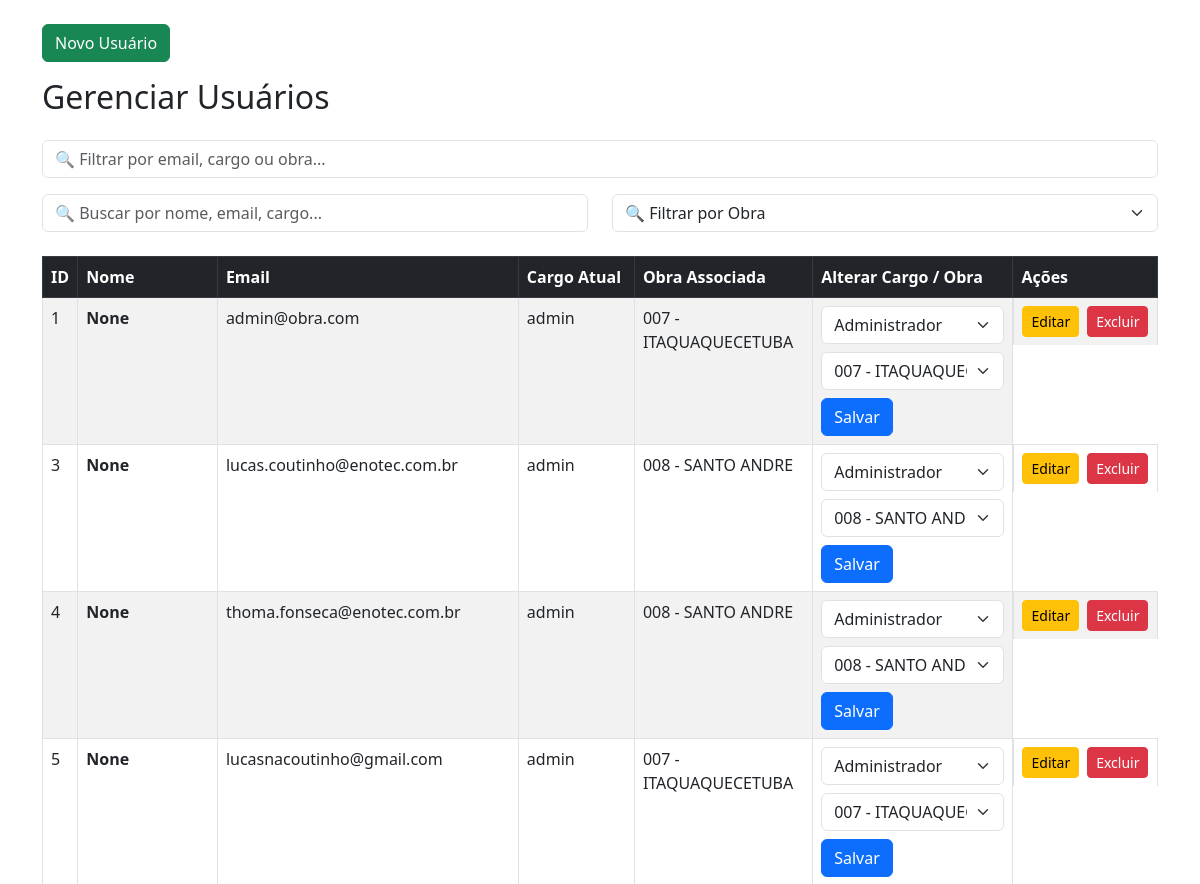
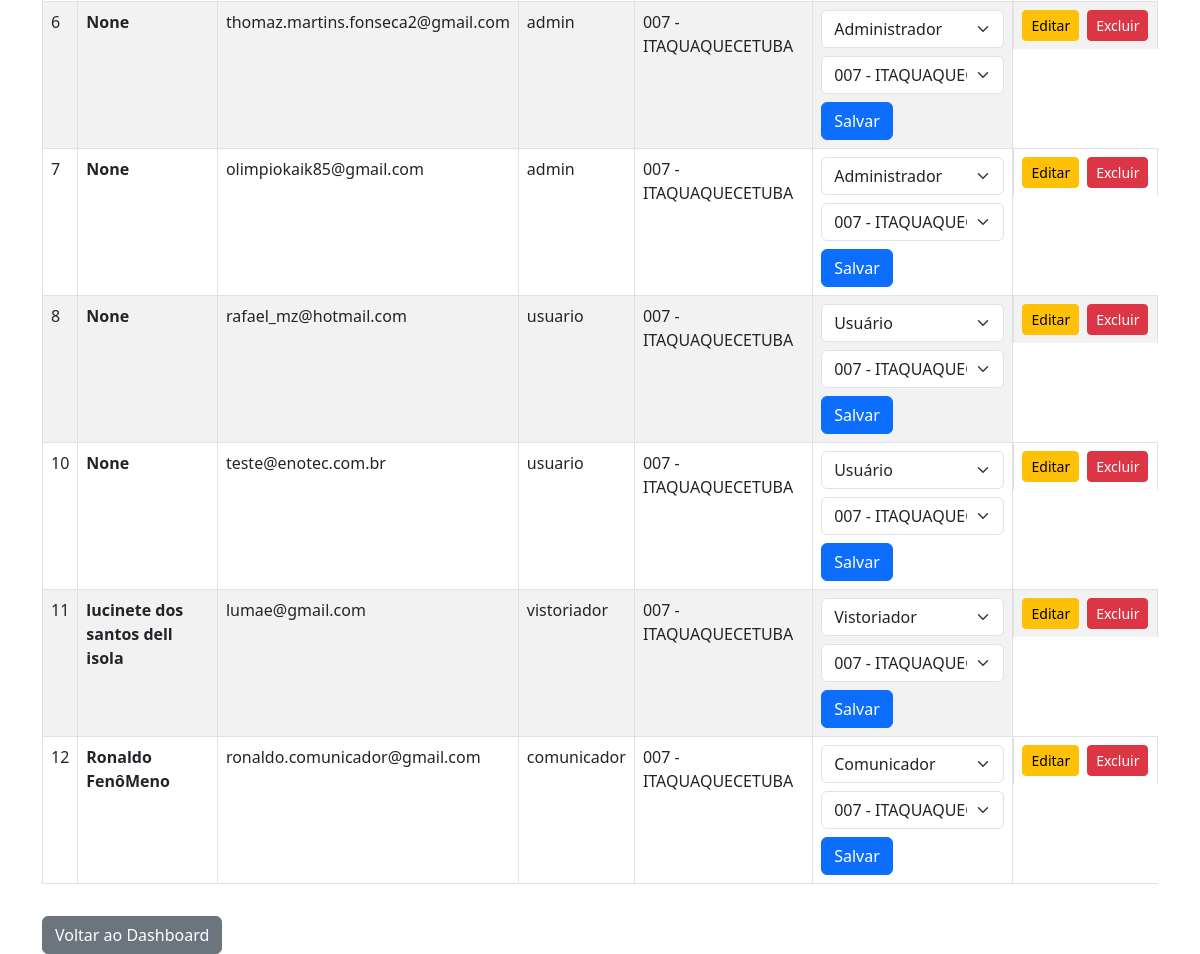
Page /gerenciar-usuarios (signed in) on the committed database (2 pictures, top to bottom).
### app/models.py (models this page shows)
class User(db.Model):
    id = db.Column(db.Integer, primary_key=True)
    nome = db.Column(db.String(100), nullable=True)  # <-- temporariamente
    email = db.Column(db.String(120), unique=True, nullable=False)
    password = db.Column(db.String(120), nullable=False)
    cargo = db.Column(db.String(50), default="usuario")
    obra_id = db.Column(db.Integer, db.ForeignKey('obra.id'))
    obra = db.relationship('Obra', backref='usuarios')

class Obra(db.Model):
    id = db.Column(db.Integer, primary_key=True)
    nome = db.Column(db.String(100), nullable=False)
    descricao = db.Column(db.Text)
    endereco = db.Column(db.String(255))
    responsavel = db.Column(db.String(100))
    data_inicio = db.Column(db.Date)
    data_fim = db.Column(db.Date)
    criado_em = db.Column(db.DateTime, default=datetime.utcnow)

### app/auth/routes.py (the view, shortened to what this page needs)
@auth_bp.route('/gerenciar-usuarios', methods=['GET', 'POST'])
def gerenciar_usuarios():
    if 'usuario' not in session:
        return redirect('/login')
    user = User.query.filter_by(email=session['usuario']).first()
    if user.cargo != 'admin':
        return 'Acesso negado', 403
    usuarios = User.query.all()
    obras = Obra.query.all()
    return  render_template('usuarios/gerenciar_usuarios.html', usuarios=usuarios, obras=obras)

### templates/usuarios/gerenciar_usuarios.html (shortened to what this page needs)
<!DOCTYPE html>
<html lang="pt-br">
<head>
  <link rel="stylesheet" href="https://cdn.jsdelivr.net/npm/bootstrap@5.3.0/dist/css/bootstrap.min.css" />
</head>
<body>
<div class="container mt-4">
  <button class="btn btn-success mb-3" data-bs-toggle="modal" data-bs-target="#modalNovoUsuario">
    Novo Usuário
  </button>
  <h2 class="mb-4">Gerenciar Usuários</h2>
<div class="mb-3">
  <input type="text" id="filtroUsuarios" class="form-control" placeholder="🔍 Filtrar por email, cargo ou obra..." onkeyup="filtrarUsuarios()">
</div>
<div class="row mb-3">
  <div class="col-md-6 mb-2">
    <input type="text" id="filtroTexto" class="form-control" placeholder="🔍 Buscar por nome, email, cargo..." onkeyup="filtrarUsuarios()">
  </div>
  <div class="col-md-6">
    <select id="filtroObra" class="form-select" onchange="filtrarUsuarios()">
      <option value="">🔍 Filtrar por Obra</option>
    </select>
  </div>
</div>
  <div class="table-responsive tabela-usuarios">
    <table class="table table-striped table-bordered">
      <thead class="table-dark">
        <tr>
          <th>ID</th>
          <th>Nome</th>
          <th>Email</th>
          <th>Cargo Atual</th>
          <th>Obra Associada</th>
          <th>Alterar Cargo / Obra</th>
          <th>Ações</th>
        </tr>
      </thead>
      <tbody>
        {% for u in usuarios %}
        <tr>
          <td>{{ u.id }}</td>
          <th>{{ u.nome }}</th>
          <td>{{ u.email }}</td>
          <td>{{ u.cargo }}</td>
          <td>{{ u.obra.nome if u.obra else '---' }}</td>
          <td>
            <form method="POST" action="{{ url_for('auth.gerenciar_usuarios') }}" class="d-flex flex-wrap gap-2">
              <select name="novo_cargo" class="form-select">
                <option value="usuario" {% if u.cargo == 'usuario' %}selected{% endif %}>Usuário</option>
                <option value="vistoriador" {% if u.cargo == 'vistoriador' %}selected{% endif %}>Vistoriador</option>
                <option value="comunicador" {% if u.cargo == 'comunicador' %}selected{% endif %}>Comunicador</option>
                <option value="admin" {% if u.cargo == 'admin' %}selected{% endif %}>Administrador</option>
              </select>
              <select name="obra_id" class="form-select">
                {% for obra in obras %}
                  <option value="{{ obra.id }}" {% if u.obra_id == obra.id %}selected{% endif %}>{{ obra.nome }}</option>
                {% endfor %}
              </select>
              <button type="submit" class="btn btn-primary">Salvar</button>
            </form>
          </td>
          <td class="d-flex gap-2">
            <a href="{{ url_for('auth.editar_usuario', user_id=u.id) }}" class="btn btn-warning btn-sm">Editar</a>
            <form method="POST" action="{{ url_for('auth.excluir_usuario', user_id=u.id) }}" onsubmit="return confirm('Tem certeza que deseja excluir?');">
              <button type="submit" class="btn btn-danger btn-sm">Excluir</button>
            </form>
          </td>
        </tr>
        {% endfor %}
      </tbody>
    </table>
  </div>
  <a href="{{ url_for('auth.dashboard') }}" class="btn btn-secondary mt-3">Voltar ao Dashboard</a>
</div>
</body>
</html>

### templates/usuarios/gerenciar_usuarios.html (style rules this page uses)
.tabela-usuarios { display: block; }

### rows in the picture
User: id "1", nome "None", email "admin@obra.com", cargo "admin", obra "007 - ITAQUAQUECETUBA", novo_cargo "Administrador", obra_id "007 - ITAQUAQUECETUBA"
User: id "3", nome "None", email "lucas.coutinho@enotec.com.br", cargo "admin", obra "008 - SANTO ANDRE", novo_cargo "Administrador", obra_id "008 - SANTO ANDRE"
User: id "4", nome "None", email "thoma.fonseca@enotec.com.br", cargo "admin", obra "008 - SANTO ANDRE", novo_cargo "Administrador", obra_id "008 - SANTO ANDRE"
User: id "5", nome "None", email "lucasnacoutinho@gmail.com", cargo "admin", obra "007 - ITAQUAQUECETUBA", novo_cargo "Administrador", obra_id "007 - ITAQUAQUECETUBA"
User: id "6", nome "None", email "thomaz.martins.fonseca2@gmail.com", cargo "admin", obra "007 - ITAQUAQUECETUBA", novo_cargo "Administrador", obra_id "007 - ITAQUAQUECETUBA"
User: id "7", nome "None", email "olimpiokaik85@gmail.com", cargo "admin", obra "007 - ITAQUAQUECETUBA", novo_cargo "Administrador", obra_id "007 - ITAQUAQUECETUBA"
User: id "8", nome "None", email "rafael_mz@hotmail.com", cargo "usuario", obra "007 - ITAQUAQUECETUBA", novo_cargo "Usuário", obra_id "007 - ITAQUAQUECETUBA"
User: id "10", nome "None", email "teste@enotec.com.br", cargo "usuario", obra "007 - ITAQUAQUECETUBA", novo_cargo "Usuário", obra_id "007 - ITAQUAQUECETUBA"
User: id "11", nome "lucinete dos santos dell isola", email "lumae@gmail.com", cargo "vistoriador", obra "007 - ITAQUAQUECETUBA", novo_cargo "Vistoriador", obra_id "007 - ITAQUAQUECETUBA"
User: id "12", nome "Ronaldo FenôMeno", email "ronaldo.comunicador@gmail.com", cargo "comunicador", obra "007 - ITAQUAQUECETUBA", novo_cargo "Comunicador", obra_id "007 - ITAQUAQUECETUBA"
